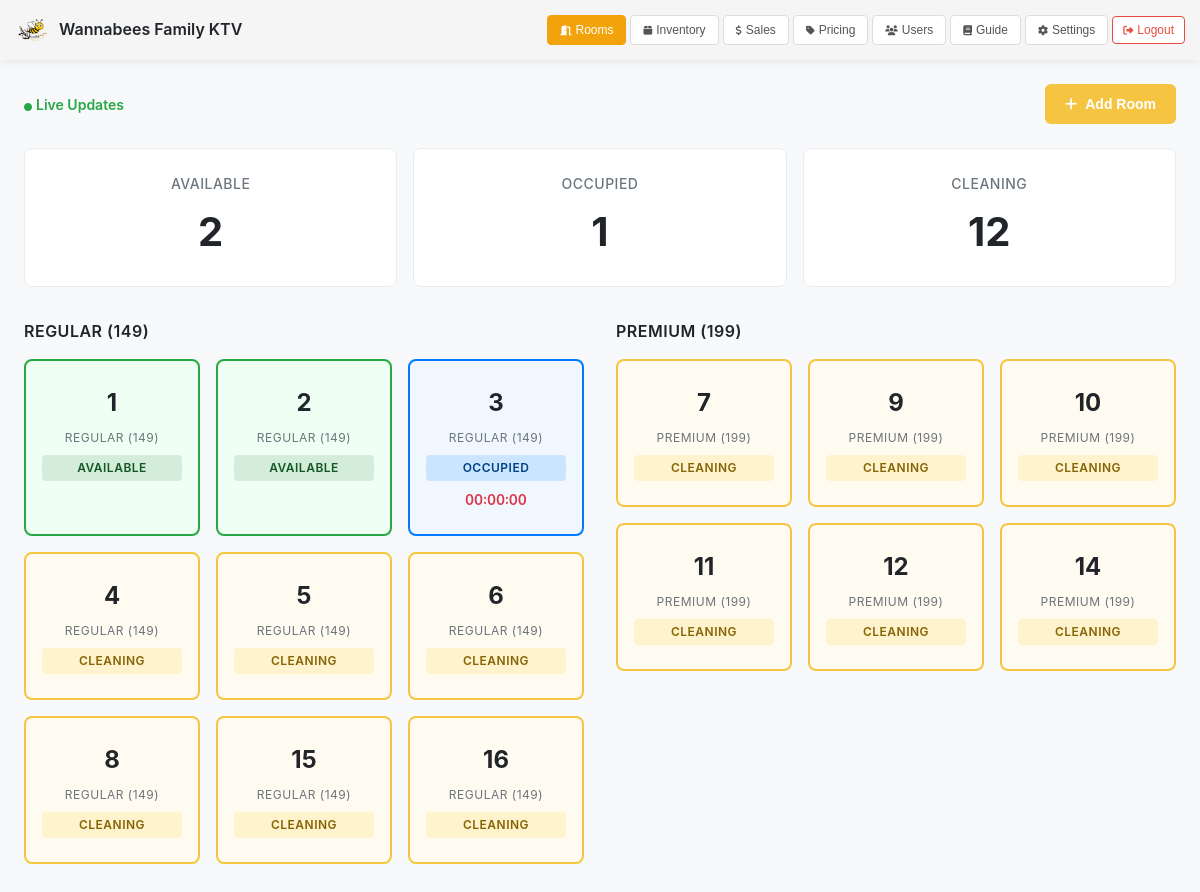
Screenshot of /owner/dashboard.php (signed in) with the database file from the repository.
### tables this page shows
CREATE TABLE `rooms` (
  `room_id` int(11) NOT NULL,
  `room_number` int(11) NOT NULL,
  `room_type_id` int(11) NOT NULL,
  `status` enum('AVAILABLE','OCCUPIED','CLEANING') DEFAULT 'AVAILABLE',
  `is_active` tinyint(1) NOT NULL DEFAULT 1
);

CREATE TABLE `room_types` (
  `room_type_id` int(11) NOT NULL,
  `type_name` varchar(50) NOT NULL,
  `price_per_hour` decimal(10,2) NOT NULL,
  `price_per_30min` decimal(10,2) NOT NULL
);

### owner/dashboard.php (the view, shortened to what this page needs)
<?php
require_once __DIR__ . '/../db.php';
$sql = "
SELECT DISTINCT
  r.room_id,
  r.room_number,
  r.status,
  r.is_active,
  rt.room_type_id,
  rt.type_name,
  rt.price_per_hour,
  rt.price_per_30min,
  rent.rental_id,
  rent.started_at,
  rent.total_minutes
FROM rooms r
JOIN room_types rt ON r.room_type_id = rt.room_type_id
LEFT JOIN rentals rent ON rent.room_id = r.room_id AND rent.ended_at IS NULL
GROUP BY r.room_id
ORDER BY rt.price_per_hour ASC, r.room_number ASC
";
$result = $mysqli->query($sql);
$rooms = [];
if ($result) {
    while ($row = $result->fetch_assoc()) $rooms[] = $row;
}
$cnt = $mysqli->query("SELECT SUM(status='AVAILABLE' AND is_active=1) AS available, SUM(status='OCCUPIED' AND is_active=1) AS occupied, SUM(status='CLEANING' AND is_active=1) AS cleaning FROM rooms")->fetch_assoc();
$available = intval($cnt['available']);
$occupied = intval($cnt['occupied']);
$cleaning = intval($cnt['cleaning']);
$byType = [];
foreach ($rooms as $r) {
  $byType[$r['type_name']][] = $r;
}
?>
<!doctype html>
<html lang="en">
<head>
  <link rel="stylesheet" href="https://cdnjs.cloudflare.com/ajax/libs/font-awesome/6.4.0/css/all.min.css">
</head>
<body>
  <header>
    <div class="header-left">
      <img src="../assets/images/KTVL.png" alt="Logo" onerror="this.style.display='none'">
      <div>
        <div class="header-title">Wannabees Family KTV</div>
      </div>
    </div>
    <div class="header-nav" id="headerNav">
      <button class="btn btn-primary" onclick="location.href='dashboard.php'"><i class="fas fa-door-open"></i> <span>Rooms</span></button>
      <button class="btn" onclick="location.href='inventory.php'"><i class="fas fa-box"></i> <span>Inventory</span></button>
      <button class="btn" onclick="location.href='sales_report.php'"><i class="fas fa-dollar-sign"></i> <span>Sales</span></button>
      <button class="btn" onclick="location.href='pricing.php'"><i class="fas fa-tag"></i> <span>Pricing</span></button>
      <button class="btn" onclick="location.href='users.php'"><i class="fas fa-users"></i> <span>Users</span></button>
      <button class="btn" onclick="location.href='guide.php'"><i class="fas fa-book"></i> <span>Guide</span></button>
      <button class="btn" onclick="location.href='settings.php'"><i class="fas fa-cog"></i> <span>Settings</span></button>
      <form action="../auth/logout.php" method="post" class="logout-form">
        <button type="button" class="btn btn-danger" onclick="logoutNow(this)"><i class="fas fa-sign-out-alt"></i> <span>Logout</span></button>
      </form>
    </div>
  </header>
  <main>
    <div class="page-actions">
      <span style="font-size:0.875rem;font-weight:600;color:#28a745;margin-right:auto;"><i class="fas fa-circle" style="font-size:0.5rem;animation:pulse-badge 2s infinite;margin-right:0.25rem;"></i>Live Updates</span>
      <button class="btn-add" onclick="openRoomModal()"><i class="fas fa-plus"></i> Add Room</button>
    </div>
    <div class="summary-grid">
      <div class="summary-card available"><div class="summary-label">Available</div><div class="summary-value"><?= $available ?></div></div>
      <div class="summary-card occupied"><div class="summary-label">Occupied</div><div class="summary-value"><?= $occupied ?></div></div>
      <div class="summary-card cleaning"><div class="summary-label">Cleaning</div><div class="summary-value"><?= $cleaning ?></div></div>
    </div>
    <div class="sections-columns">
      <?php foreach ($byType as $typeName => $typeRooms): ?>
        <div class="room-section">
          <div class="section-title"><?= htmlspecialchars($typeName) ?></div>
          <div class="rooms-grid">
            <?php foreach ($typeRooms as $room): ?>
            <div class="room-card <?= $room['is_active'] ? strtolower($room['status']) : 'inactive' ?>" onclick="handleRoomClick(this)" data-room='<?= json_encode($room, JSON_HEX_APOS | JSON_HEX_QUOT) ?>'>
                <div class="room-number"><?= htmlspecialchars($room['room_number']) ?></div>
                <div class="room-type"><?= htmlspecialchars($room['type_name']) ?></div>
                <div class="room-status-text"><?= $room['is_active'] ? htmlspecialchars($room['status']) : 'INACTIVE' ?></div>
                <?php if ($room['status'] === 'OCCUPIED' && $room['started_at'] && $room['is_active']): ?>
                  <div class="room-time" data-started="<?= htmlspecialchars($room['started_at']) ?>">00:00:00</div>
                <?php endif; ?>
              </div>
            <?php endforeach; ?>
          </div>
        </div>
      <?php endforeach; ?>
    </div>
  </main>
</body>
</html>

### owner/dashboard.php (style rules this page uses)
* { margin: 0; padding: 0; box-sizing: border-box; }
body { font-family: -apple-system, BlinkMacSystemFont, 'Segoe UI', Roboto, sans-serif; background: #f8f9fa; color: #212529; line-height: 1.5; }
header { background: #f5f5f5; padding: 10px 15px; display: flex; align-items: center; justify-content: space-between; box-shadow: 0 2px 10px rgba(0,0,0,0.08); position: sticky; top: 0; z-index: 100; min-height: 60px; }
.header-left { display: flex; align-items: center; gap: 8px; flex-shrink: 0; }
.header-left img { width: 36px; height: 36px; object-fit: contain; display: block; margin-right: .1px; border-radius: 6px; }
.header-title { font-size: 16px; font-weight: 600; line-height: 1.2; }
.header-nav { display: flex; gap: 4px; flex-wrap: wrap; align-items: center; }
.btn { padding: 7px 12px; border: 1px solid #ddd; border-radius: 4px; cursor: pointer; font-size: 12px; font-weight: 500; transition: all 0.2s ease; background: white; color: #555; white-space: nowrap; display: inline-flex; align-items: center; gap: 4px; }
.btn i { font-size: 10px; }
.btn-primary { background: #f2a20a; color: white; border-color: #f2a20a; }
.btn-danger { background: white; color: #e74c3c; border-color: #e74c3c; }
.logout-form { display: inline-block; }
.logout-form .btn { padding: 6px 10px; font-size: 12px; }
main { padding: 1.5rem; max-width: 1400px; margin: 0 auto; }
.page-actions { display: flex; justify-content: space-between; align-items: center; margin-bottom: 1.5rem; }
.btn-add { padding: 0.75rem 1.25rem; background: #f5c542; color: white; border: none; border-radius: 6px; cursor: pointer; font-size: 0.875rem; font-weight: 600; transition: all 0.2s; display: inline-flex; align-items: center; gap: 0.5rem; text-decoration: none; }
.summary-grid { display: grid; grid-template-columns: repeat(auto-fit, minmax(200px, 1fr)); gap: 1rem; margin-bottom: 2rem; }
.summary-card { background: #ffffff; padding: 1.5rem; border-radius: 8px; border: 1px solid #e9ecef; display: flex; flex-direction: column; align-items: center; gap: 0.5rem; }
.summary-label { font-size: 0.875rem; font-weight: 500; color: #6c757d; text-transform: uppercase; letter-spacing: 0.5px; }
.summary-value { font-size: 2.5rem; font-weight: 700; color: #212529; }
.summary-card.available .summary-value { color: #212529; }
.summary-card.occupied .summary-value { color: #212529; }
.summary-card.cleaning .summary-value { color: #212529; }
.sections-columns { display: grid; grid-template-columns: repeat(2, 1fr); gap: 2rem; margin-bottom: 2rem; }
.room-section { margin-bottom: 0; }
.section-title { font-size: 1rem; font-weight: 600; margin-bottom: 1rem; color: #212529; text-transform: uppercase; letter-spacing: 0.5px; }
.rooms-grid { display: grid; grid-template-columns: repeat(auto-fill, minmax(140px, 1fr)); gap: 1rem; }
.room-card { background: #ffffff; padding: 1.5rem 1rem; border-radius: 8px; border: 2px solid #e9ecef; cursor: pointer; transition: all 0.2s; text-align: center; display: flex; flex-direction: column; gap: 0.5rem; }
.room-card.available { border-color: #28a745; background: #f0fff4; }
.room-card.occupied { border-color: #007bff; background: #f0f7ff; }
.room-card.cleaning { border-color: #f5c542; background: #fffbf0; }
.room-number { font-size: 1.5rem; font-weight: 700; color: #212529; }
.room-type { font-size: 0.75rem; color: #6c757d; text-transform: uppercase; letter-spacing: 0.5px; }
.room-status-text { font-size: 0.75rem; font-weight: 600; padding: 0.25rem 0.5rem; border-radius: 4px; text-transform: uppercase; letter-spacing: 0.5px; }
.room-card.available .room-status-text { background: #d4edda; color: #155724; }
.room-card.occupied .room-status-text { background: #cce5ff; color: #004085; }
.room-card.cleaning .room-status-text { background: #fff3cd; color: #856404; }
.room-time { font-size: 0.875rem; font-weight: 600; color: #dc3545; font-variant-numeric: tabular-nums; }

### rows the page displays
rooms: room_number "1", room_type.type_name "REGULAR (149)", status "AVAILABLE"
rooms: room_number "2", room_type.type_name "REGULAR (149)", status "AVAILABLE"
rooms: room_number "3", room_type.type_name "REGULAR (149)", status "OCCUPIED"
rooms: room_number "4", room_type.type_name "REGULAR (149)", status "CLEANING"
rooms: room_number "5", room_type.type_name "REGULAR (149)", status "CLEANING"
rooms: room_number "6", room_type.type_name "REGULAR (149)", status "CLEANING"
rooms: room_number "8", room_type.type_name "REGULAR (149)", status "CLEANING"
rooms: room_number "15", room_type.type_name "REGULAR (149)", status "CLEANING"
rooms: room_number "16", room_type.type_name "REGULAR (149)", status "CLEANING"
rooms: room_number "7", room_type.type_name "PREMIUM (199)", status "CLEANING"
rooms: room_number "9", room_type.type_name "PREMIUM (199)", status "CLEANING"
rooms: room_number "10", room_type.type_name "PREMIUM (199)", status "CLEANING"
rooms: room_number "11", room_type.type_name "PREMIUM (199)", status "CLEANING"
rooms: room_number "12", room_type.type_name "PREMIUM (199)", status "CLEANING"
rooms: room_number "14", room_type.type_name "PREMIUM (199)", status "CLEANING"

### other values shown
$available "2"
$occupied "1"
$cleaning "12"
$typeName "REGULAR (149)"
$typeName "PREMIUM (199)"
